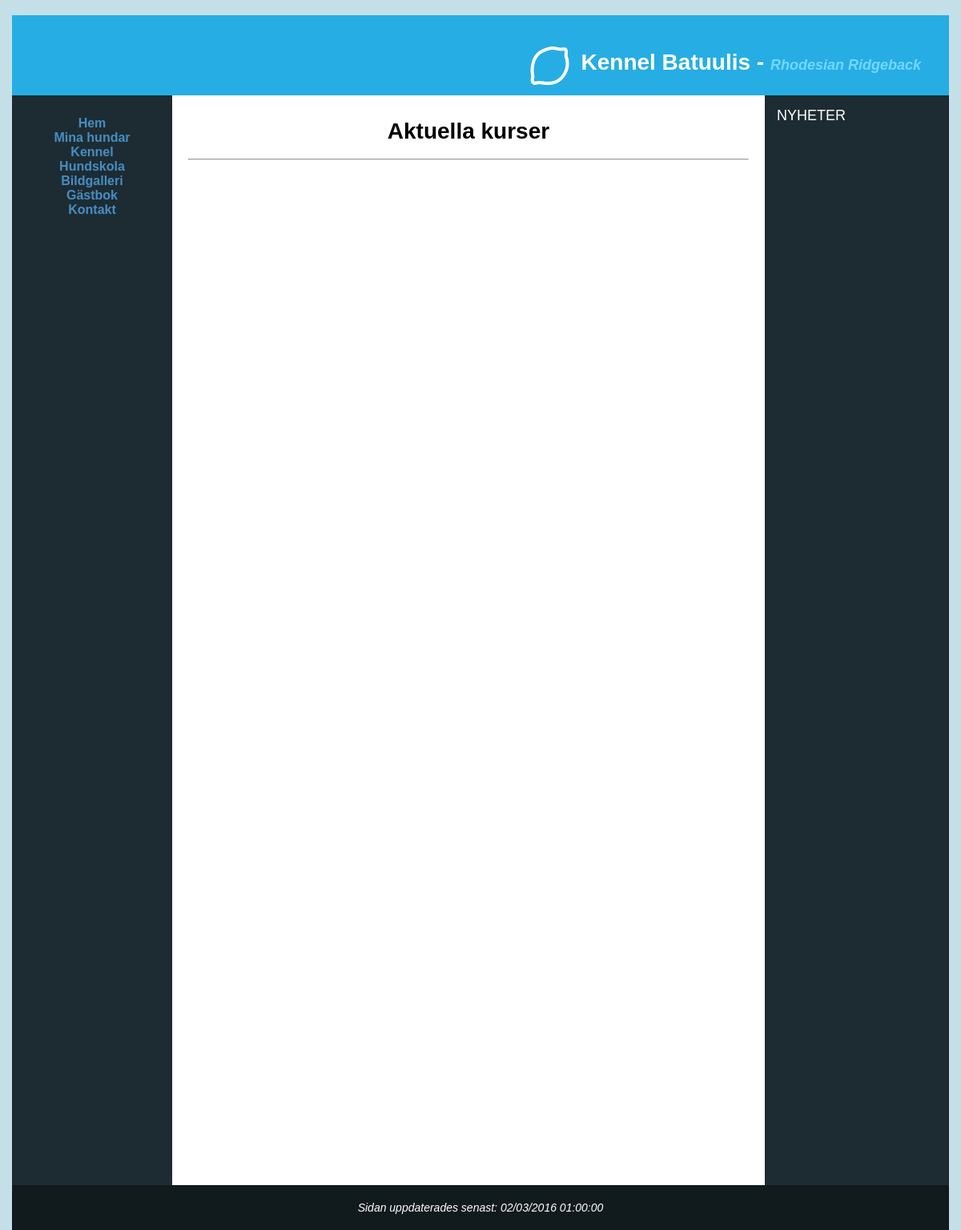
/school.php, run on an earlier commit of the app's database.
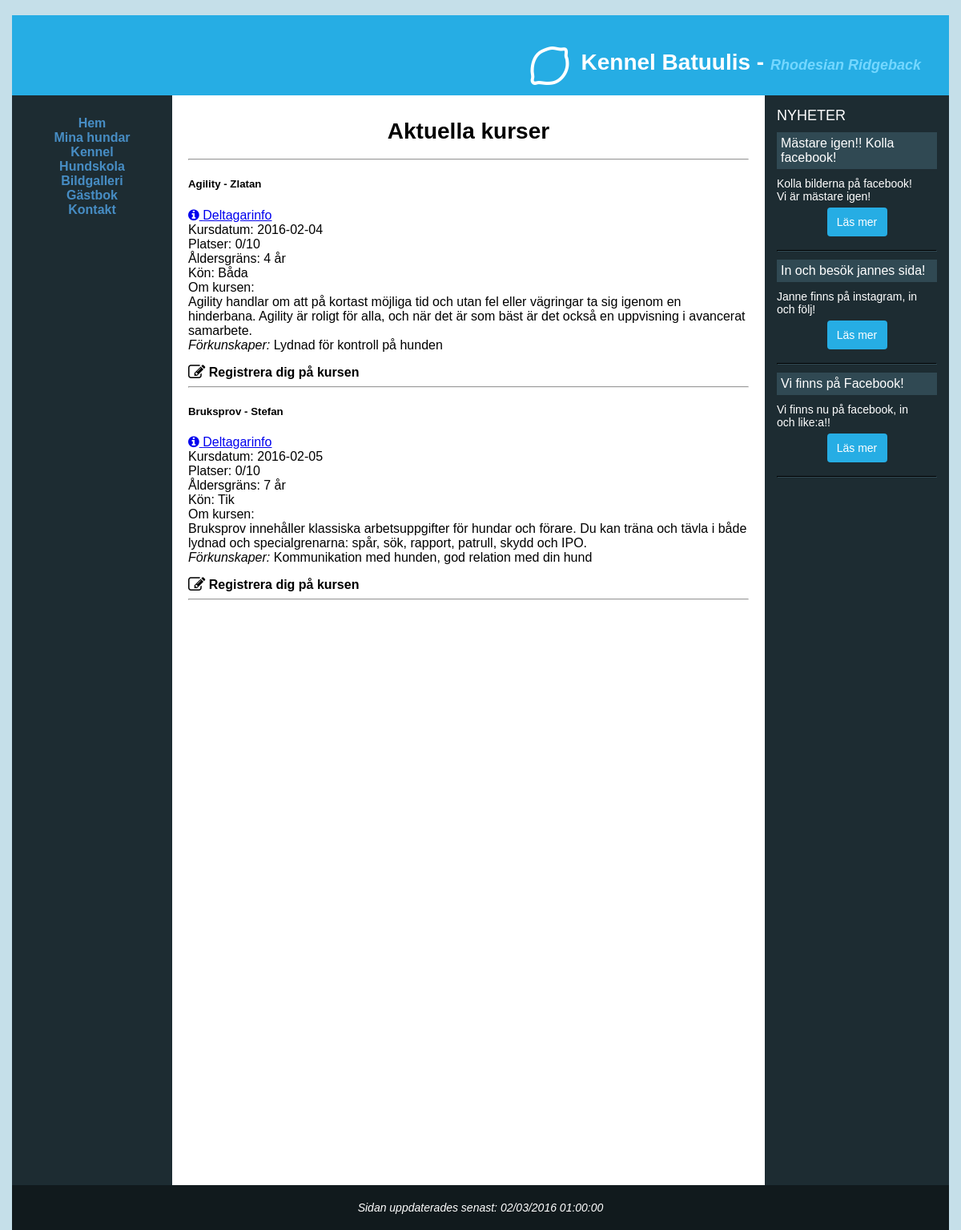
And on a later commit of the database.
### tables this page shows
CREATE TABLE NewsFeed (
    `NewsTitle` varchar(255) NOT NULL,
    `CreatedAt` DATETIME NOT NULL,
    `Description` varchar(255),
    `NewsImagePath` varchar(255),
    `NewsLink` varchar(255),
    PRIMARY KEY (`NewsTitle`,`CreatedAt`)
);

CREATE TABLE DogCourse (
    `CourseName` varchar(255) NOT NULL,
    `CourseTeacher` varchar(255) NOT NULL,
    `CourseDate` date NOT NULL,
    `AgeOfDog` int NOT NULL,
    `Gender` varchar(10) NOT NULL,
    `PriorKnowledge` varchar(255),
    `CourseText` varchar(255),
    PRIMARY KEY (`CourseName`, `CourseTeacher`, `CourseDate`)
);

### data/dbHelper.php (called while the page is built, shortened)
<?php
function result($err, $data){
	return array('err' => $err, 'data' => $data);
}
function createConnection(){
	$localhost = false;
	$db = null;
	if ($localhost){
		$db = new PDO("mysql:host=127.0.0.1;dbname=OperationDoge;charset=utf8mb4;", "root", "root");
	} else {
		$db = new PDO("mysql:host=mysqlsemi1.space2u.com;dbname=d36234_db6;", "d36234-db6", "jn9MGrOC");
	}
	$db->setAttribute( PDO::ATTR_ERRMODE, PDO::ERRMODE_EXCEPTION);
	return $db;
}
function createStatement($conn, $q, $p){
	$statement = $conn->prepare($q);
	$statement->setFetchMode(PDO::FETCH_ASSOC);
	return $statement;
}
function fetchAll($statement){
	return $statement->fetchAll();
}
function query($q, $p = NULL, $single = false){
	$err = null;
	$data = null;
	try {
		$conn = createConnection();
		$statement = createStatement($conn, $q, $p);
		$statement->execute($p);
		$data = ($single ? fetch($statement) : fetchAll($statement));
	} catch(PDOException $e){
		$err = $e;
	}
	return result($err, $data);
}
?>

### school.php (the view, shortened to what the changed rows need)
<?php
include_once 'header.php';
include_once 'aside.php';
?>
<?php
	if (isset($_POST['submit-regToCourse'])){
		if (strlen($_POST['dogName']) > 0 &&
		 	strlen($_POST['ownerName']) > 0 &&
		 	strlen($_POST['dogAge']) > 0 &&
		 	strlen($_POST['dogGender']) > 0 &&
		 	strlen($_POST['courseName']) > 0 &&
		 	strlen($_POST['courseTeacher']) > 0 &&
		 	strlen($_POST['courseDate']) > 9 &&
			strlen($_POST['email']) > 0){
			$result = query('SELECT CourseName, CourseTeacher, CourseDate, AgeOfDog, Gender, PriorKnowledge, CourseText, Participants FROM ComingCourses WHERE CourseName = :courseName AND CourseTeacher = :courseTeacher AND CourseDate = :courseDate',
				array(
					':courseName' => $_POST['courseName'],
					':courseTeacher' => $_POST['courseTeacher'],
					':courseDate' => $_POST['courseDate']
				)
			);
			if ($result['err'] == null){
				if (count($result['data']) > 0){
					$data = $result['data'];
					$foundCourse = $data[0];
					if ($foundCourse['AgeOfDog'] > $_POST['dogAge']){ $submitError = 'Kursen kräver att din hund är äldre'; }
					if ($foundCourse['Gender'] != 'B' && $foundCourse['Gender'] != $_POST['dogGender']){ $submitError = 'Kursen tar ej emot hundar av angivet kön'; }
					if (!isset($_POST['reserveSpot']) && $foundCourse['Participants'] >= 10){ $submitError = 'Kursplatserna hann ta slut, gör anmälan igen om du vill registera dig för en reservplats. Annars kan du gå tillbaka och se övriga kurser.'; }
					if (!isset($submitError)){
						$insertResult = nonquery('INSERT INTO Participant(DogName, OwnerName, AgeOfDog, Gender, ExtraInfo, DogCourse_CourseName, DogCourse_CourseTeacher, DogCourse_CourseDate, RegisterDate, Email) values(:dogName, :ownerName, :ageOfDog, :gender, :extraInfo, :courseName, :courseTeacher, :courseDate, NOW(), :email)',
							array(
								':dogName' => $_POST['dogName'],
								':ownerName' => $_POST['ownerName'],
								':ageOfDog' => $_POST['dogAge'],
								':gender' => $_POST['dogGender'],
								':extraInfo' => $_POST['extraInfo'],
								':courseName' => $_POST['courseName'],
								':courseTeacher' => $_POST['courseTeacher'],
								':courseDate' => $_POST['courseDate'],
								':email' => $_POST['email']
							)
						);
						if ($insertResult['err'] == null){
							$submitSuccess = true;
							$courseLink = 'course.php?courseName=' . $_POST['courseName'] . '&courseTeacher=' . $_POST['courseTeacher'] . '&courseDate=' . $_POST['courseDate'];
							$headers = 'From: ' . 'no-reply@perry.dog';
							$sent = mail(
								$_POST['email'],
								'Bekräftelse av bokning',
								'Grattis ' . $_POST['ownerName']. '! Du är nu registrerad på kursen ' . $_POST['courseName'] . ' med läraren ' . $_POST['courseTeacher'] . ' den ' . $_POST['courseDate'] . ' med din hund ' . $_POST['dogName'],
								$headers
							);
						} else { $submitError = 'Gick inte att registrera er på kursen, ni är redan registrerade!'; }
					}
				} else { $submitError = 'Den kurs du försöker registerar dig till finns inte!'; }
			} else { $submitError = 'Problem med att hitta kursen, prova igen!'; }
		} else { $submitError = 'Saknar värden, fyll i igen!'; }
	} else {
		$result = query('SELECT CourseName, CourseTeacher, CourseDate, AgeOfDog, Gender, PriorKnowledge, CourseText, Participants FROM ComingCourses');
		if ($result['err'] == null){ $courses = $result['data']; }
		else { $coursesError = "Gick inte att läsa kommande kurser"; }
	}
?>
<main class="height-uv">
	<div class="container">
		<h1 style="text-align: center;">Aktuella kurser</h1>
		<hr>
		<?php
			if (isset($courses)){
				foreach($courses as $key => $c){
					$tempGender = $c['Gender'];
					if ($tempGender == 'F'){
						$tempGender = 'Tik';
					} else if ($tempGender == 'M'){
						$tempGender = 'Hane';
					} else {
						$tempGender = 'Båda';
					}
					echo
						'<div class="row">' .
						'<div class="twelve columns">' .
						'<h5 class="courseInfoHeader">'. $c['CourseName'] .' - '. $c['CourseTeacher'] . '</h5> ' .
						'<label><a href="course.php?courseName=' . $c['CourseName'] . '&courseTeacher=' . $c['CourseTeacher'] . '&courseDate=' . $c['CourseDate'] . '"><i class="fa fa-info-circle"></i> Deltagarinfo</a></label>' .
						'<label>Kursdatum: <span class="label-value course-date">' . $c['CourseDate'] . '</span></label>' .
						'<label>Platser: <span class="label-value"><span class="numOfParticipants">' . $c['Participants'] . '</span>/10</span></label>' .
						'<label>Åldersgräns: <span class="label-value">' . $c['AgeOfDog'] . ' år</span></label>' .
						'<label>Kön: <span class="label-value">' . $tempGender . '</span></label>' .
						'<label>Om kursen: </label>' .
						'<p>' . $c['CourseText'] . '<br><i>Förkunskaper: </i>' . $c['PriorKnowledge'] .'</p>' .
						'<span class="reg-course" id="course'. $key .'"><i class="fa fa-pencil-square-o fa-lg"></i><b> Registrera dig på kursen </b></span>' .
						'</div>' .
						'</div>' .
						'<hr>';
				}
			}
		?>
	</div>
</main>
<?php
include_once 'footer.php';
?>

### aside.php (shortened to what the changed rows need)
<aside>
	<?php
	$result = query("SELECT NewsTitle, CreatedAt, Description, NewsImagePath, NewsLink FROM NewsFeed ORDER BY CreatedAt DESC LIMIT 3");
	if ($result['err'] == null){
		$newsFeedData = $result['data'];
		foreach($newsFeedData as $key => $n){
			echo '<div class="sidebar-item">';
			echo '<div class="news-title">';
			echo $n['NewsTitle'];
			echo '</div>';
			echo '<div class="news-desc">';
			echo $n['Description'];
			echo '</div>';
			if(strlen($n['NewsLink']) > 0){
				echo '<br><a href="'.$n['NewsLink'].'" class="news-more">Läs mer</a>';
			}
			echo '<hr class="newsfeed-sep">';
			echo '</div>';
		}
	} else {
		echo '<span>Det gick inte att läsa nyheter, prova ladda om sidan.</span>';
	}
	?>
</aside>

What changed in the data, as far as the page shows it:
added newsfeed: NewsTitle "Mästare igen!! Kolla facebook!", Description "Kolla bilderna på facebook! Vi är mästare igen!"
added newsfeed: NewsTitle "In och besök jannes sida!", Description "Janne finns på instagram, in och följ!"
added newsfeed: NewsTitle "Vi finns på Facebook!", Description "Vi finns nu på facebook, in och like:a!!"
added dogcourse: CourseName "Agility", CourseTeacher "Zlatan", CourseDate "2016-02-04", Participants "0", AgeOfDog "4", Gender "Båda", CourseText "Agility handlar om att på kortast möjliga tid och utan fel eller vägringar ta sig igenom en hinderbana. Agility är roligt för alla, och när det är som bäst är det också en uppvisning i avancerat samarbete.", PriorKnowledge "Lydnad för kontroll på hunden"
added dogcourse: CourseName "Bruksprov", CourseTeacher "Stefan", CourseDate "2016-02-05", Participants "0", AgeOfDog "7", Gender "Tik", CourseText "Bruksprov innehåller klassiska arbetsuppgifter för hundar och förare. Du kan träna och tävla i både lydnad och specialgrenarna: spår, sök, rapport, patrull, skydd och IPO.", PriorKnowledge "Kommunikation med hunden, god relation med din hund"
